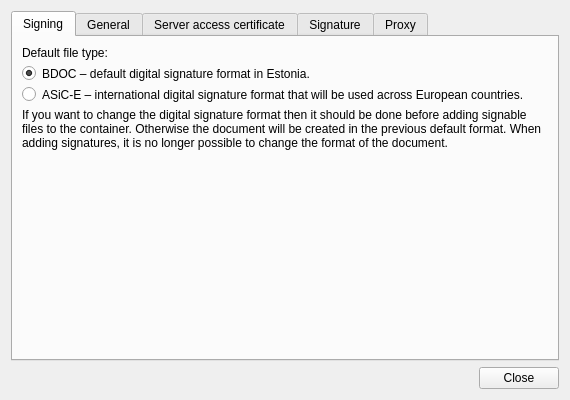
<?xml version="1.0" encoding="UTF-8"?>
<ui version="4.0">
 <class>SettingsDialog</class>
 <widget class="QWidget" name="SettingsDialog">
  <property name="windowModality">
   <enum>Qt::WindowModal</enum>
  </property>
  <property name="geometry">
   <rect>
    <x>0</x>
    <y>0</y>
    <width>570</width>
    <height>400</height>
   </rect>
  </property>
  <property name="windowTitle">
   <string>Settings</string>
  </property>
  <layout class="QVBoxLayout" name="SettingsDialogLayout">
   <item>
    <widget class="QTabWidget" name="tabWidget">
     <property name="currentIndex">
      <number>0</number>
     </property>
     <widget class="QWidget" name="tabSigning">
      <attribute name="title">
       <string>Signing</string>
      </attribute>
      <layout class="QGridLayout" name="tabSigningLayout" columnstretch="0,1">
       <item row="0" column="0" colspan="2">
        <widget class="QLabel" name="typeLabel">
         <property name="text">
          <string>Default file type:</string>
         </property>
        </widget>
       </item>
       <item row="1" column="0">
        <widget class="QRadioButton" name="typeBDoc">
         <property name="accessibleName">
          <string>Default file type BDOC</string>
         </property>
         <property name="checked">
          <bool>true</bool>
         </property>
        </widget>
       </item>
       <item row="1" column="1">
        <widget class="QLabel" name="typeBDocLabel">
         <property name="text">
          <string>BDOC – default digital signature format in Estonia.</string>
         </property>
         <property name="wordWrap">
          <bool>true</bool>
         </property>
         <property name="buddy">
          <cstring>typeBDoc</cstring>
         </property>
        </widget>
       </item>
       <item row="2" column="0">
        <widget class="QRadioButton" name="typeASIC">
         <property name="accessibleName">
          <string>Default file type ASiC-E</string>
         </property>
        </widget>
       </item>
       <item row="2" column="1">
        <widget class="QLabel" name="typeASICLabel">
         <property name="text">
          <string>ASiC-E – international digital signature format that will be used across European countries.</string>
         </property>
         <property name="wordWrap">
          <bool>true</bool>
         </property>
         <property name="buddy">
          <cstring>typeASIC</cstring>
         </property>
        </widget>
       </item>
       <item row="3" column="0" colspan="2">
        <widget class="QLabel" name="typeInfo">
         <property name="text">
          <string>If you want to change the digital signature format then it should be done before adding signable files to the container. Otherwise the document will be created in the previous default format. When adding signatures, it is no longer possible to change the format of the document.</string>
         </property>
         <property name="wordWrap">
          <bool>true</bool>
         </property>
        </widget>
       </item>
       <item row="4" column="0" colspan="2">
        <spacer name="verticalSpacer">
         <property name="orientation">
          <enum>Qt::Vertical</enum>
         </property>
         <property name="sizeHint" stdset="0">
          <size>
           <width>20</width>
           <height>40</height>
          </size>
         </property>
        </spacer>
       </item>
      </layout>
     </widget>
     <widget class="QWidget" name="tabGeneral">
      <attribute name="title">
       <string>General</string>
      </attribute>
      <layout class="QVBoxLayout" name="tabGeneralLayout">
       <item>
        <widget class="QLabel" name="label">
         <property name="text">
          <string>Container default location</string>
         </property>
        </widget>
       </item>
       <item>
        <widget class="QCheckBox" name="defaultSameDir">
         <property name="accessibleName">
          <string>Container default location same folder</string>
         </property>
         <property name="text">
          <string>Same folder</string>
         </property>
         <property name="checked">
          <bool>true</bool>
         </property>
        </widget>
       </item>
       <item>
        <layout class="QHBoxLayout" name="defaultDirLayout">
         <item>
          <widget class="QLineEdit" name="defaultDir">
           <property name="accessibleName">
            <string>Container default location path</string>
           </property>
           <property name="readOnly">
            <bool>true</bool>
           </property>
          </widget>
         </item>
         <item>
          <widget class="QToolButton" name="selectDefaultDir">
           <property name="accessibleName">
            <string>Browse container path</string>
           </property>
           <property name="text">
            <string notr="true">...</string>
           </property>
          </widget>
         </item>
        </layout>
       </item>
       <item>
        <widget class="QCheckBox" name="askSaveAs">
         <property name="text">
          <string>Ask container name</string>
         </property>
         <property name="checked">
          <bool>true</bool>
         </property>
        </widget>
       </item>
       <item>
        <widget class="QCheckBox" name="showIntro">
         <property name="text">
          <string>Show signing intro</string>
         </property>
        </widget>
       </item>
       <item>
        <widget class="QCheckBox" name="showIntro2">
         <property name="text">
          <string>Show encrypting intro</string>
         </property>
        </widget>
       </item>
       <item>
        <widget class="QCheckBox" name="TSLOnlineDigest">
         <property name="text">
          <string>Online TSL digest check</string>
         </property>
        </widget>
       </item>
       <item>
        <widget class="QCheckBox" name="cdocwithddoc">
         <property name="text">
          <string>I would like to encrypt for recipients who are using an older DigiDoc3 Crypto
software.</string>
         </property>
        </widget>
       </item>
       <item>
        <layout class="QHBoxLayout" name="tokenBackendLayout" stretch="1,0">
         <item>
          <widget class="QCheckBox" name="tokenBackend">
           <property name="text">
            <string>I would like to sign with Lithuanian, Latvian ID-card</string>
           </property>
          </widget>
         </item>
         <item>
          <widget class="QPushButton" name="tokenRestart">
           <property name="text">
            <string>Restart now</string>
           </property>
          </widget>
         </item>
        </layout>
       </item>
       <item>
        <spacer name="tabGeneralSpacer">
         <property name="orientation">
          <enum>Qt::Vertical</enum>
         </property>
         <property name="sizeHint" stdset="0">
          <size>
           <width>20</width>
           <height>40</height>
          </size>
         </property>
        </spacer>
       </item>
      </layout>
     </widget>
     <widget class="QWidget" name="tabPKCS12">
      <attribute name="title">
       <string>Server access certificate</string>
      </attribute>
      <layout class="QFormLayout" name="tabPKCS12Layout">
       <item row="0" column="0" colspan="2">
        <widget class="QLabel" name="p12Label">
         <property name="text">
          <string>Regarding to terms and conditions of validity confirmation service you're allowed to use the service in extent of 10 signatures per month. If you are going to exceed the limit of 10 signatures per month or/and will use the service for commercial purposes, please refer to IT support of your company. Additional information is available from &lt;a href=&quot;http://www.id.ee/kehtivuskinnitus&quot;&gt;http://www.id.ee/kehtivuskinnitus&lt;/a&gt; or phone 1777 (only from Estonia), (+372) 6773377</string>
         </property>
         <property name="wordWrap">
          <bool>true</bool>
         </property>
         <property name="openExternalLinks">
          <bool>true</bool>
         </property>
         <property name="textInteractionFlags">
          <set>Qt::LinksAccessibleByKeyboard|Qt::LinksAccessibleByMouse</set>
         </property>
        </widget>
       </item>
       <item row="1" column="0" colspan="2">
        <layout class="QHBoxLayout" name="horizontalLayout" stretch="1,0">
         <item>
          <widget class="QLabel" name="p12Error"/>
         </item>
         <item>
          <widget class="QPushButton" name="showP12Cert">
           <property name="text">
            <string>Show certificate</string>
           </property>
          </widget>
         </item>
        </layout>
       </item>
       <item row="2" column="0" colspan="2">
        <layout class="QHBoxLayout" name="p12ButtonLayout">
         <item>
          <spacer name="p12Spacer">
           <property name="orientation">
            <enum>Qt::Horizontal</enum>
           </property>
           <property name="sizeHint" stdset="0">
            <size>
             <width>0</width>
             <height>0</height>
            </size>
           </property>
          </spacer>
         </item>
         <item>
          <widget class="QPushButton" name="p12Install">
           <property name="text">
            <string>Install manually</string>
           </property>
          </widget>
         </item>
         <item>
          <widget class="QPushButton" name="p12Remove">
           <property name="text">
            <string>Use default</string>
           </property>
          </widget>
         </item>
        </layout>
       </item>
       <item row="3" column="0" colspan="2">
        <widget class="QCheckBox" name="p12Ignore">
         <property name="text">
          <string>Ignore server access certificate (IP based access)</string>
         </property>
        </widget>
       </item>
      </layout>
     </widget>
     <widget class="QWidget" name="tabSignature">
      <attribute name="title">
       <string>Signature</string>
      </attribute>
      <layout class="QFormLayout" name="tabSignatureLayout">
       <property name="fieldGrowthPolicy">
        <enum>QFormLayout::ExpandingFieldsGrow</enum>
       </property>
       <item row="0" column="0">
        <widget class="QLabel" name="signRoleLabel">
         <property name="text">
          <string>Role</string>
         </property>
         <property name="buddy">
          <cstring>signRoleInput</cstring>
         </property>
        </widget>
       </item>
       <item row="0" column="1">
        <widget class="QLineEdit" name="signRoleInput"/>
       </item>
       <item row="1" column="0">
        <widget class="QLabel" name="signResolutionLabel">
         <property name="text">
          <string>Resolution</string>
         </property>
         <property name="buddy">
          <cstring>signResolutionInput</cstring>
         </property>
        </widget>
       </item>
       <item row="1" column="1">
        <widget class="QLineEdit" name="signResolutionInput"/>
       </item>
       <item row="2" column="1">
        <spacer name="signLocationSpacer">
         <property name="orientation">
          <enum>Qt::Vertical</enum>
         </property>
         <property name="sizeType">
          <enum>QSizePolicy::Fixed</enum>
         </property>
         <property name="sizeHint" stdset="0">
          <size>
           <width>20</width>
           <height>10</height>
          </size>
         </property>
        </spacer>
       </item>
       <item row="3" column="0">
        <widget class="QLabel" name="signCityLabel">
         <property name="text">
          <string>City</string>
         </property>
         <property name="buddy">
          <cstring>signCityInput</cstring>
         </property>
        </widget>
       </item>
       <item row="3" column="1">
        <widget class="QLineEdit" name="signCityInput"/>
       </item>
       <item row="4" column="0">
        <widget class="QLabel" name="signStateLabel">
         <property name="text">
          <string>State</string>
         </property>
         <property name="buddy">
          <cstring>signStateInput</cstring>
         </property>
        </widget>
       </item>
       <item row="4" column="1">
        <widget class="QLineEdit" name="signStateInput"/>
       </item>
       <item row="5" column="0">
        <widget class="QLabel" name="signCountryLabel">
         <property name="text">
          <string>Country</string>
         </property>
         <property name="buddy">
          <cstring>signCountryInput</cstring>
         </property>
        </widget>
       </item>
       <item row="5" column="1">
        <widget class="QLineEdit" name="signCountryInput"/>
       </item>
       <item row="6" column="0">
        <widget class="QLabel" name="signZipLabel">
         <property name="text">
          <string>Zip</string>
         </property>
         <property name="buddy">
          <cstring>signZipInput</cstring>
         </property>
        </widget>
       </item>
       <item row="6" column="1">
        <widget class="QLineEdit" name="signZipInput"/>
       </item>
       <item row="7" column="0" colspan="2">
        <widget class="QCheckBox" name="signOverwrite">
         <property name="text">
          <string>Always save the last used role, resolution and location</string>
         </property>
        </widget>
       </item>
      </layout>
     </widget>
     <widget class="QWidget" name="tabProxy">
      <attribute name="title">
       <string>Proxy</string>
      </attribute>
      <layout class="QFormLayout" name="tabProxyLayout">
       <property name="fieldGrowthPolicy">
        <enum>QFormLayout::ExpandingFieldsGrow</enum>
       </property>
       <item row="3" column="0">
        <widget class="QLabel" name="proxyHostLabel">
         <property name="text">
          <string>Host</string>
         </property>
         <property name="buddy">
          <cstring>proxyHost</cstring>
         </property>
        </widget>
       </item>
       <item row="3" column="1">
        <widget class="QLineEdit" name="proxyHost">
         <property name="enabled">
          <bool>false</bool>
         </property>
        </widget>
       </item>
       <item row="4" column="0">
        <widget class="QLabel" name="proxyPortLabel">
         <property name="text">
          <string>Port</string>
         </property>
         <property name="buddy">
          <cstring>proxyPort</cstring>
         </property>
        </widget>
       </item>
       <item row="4" column="1">
        <widget class="QLineEdit" name="proxyPort">
         <property name="enabled">
          <bool>false</bool>
         </property>
        </widget>
       </item>
       <item row="5" column="0">
        <widget class="QLabel" name="proxyUserLabel">
         <property name="text">
          <string>Username</string>
         </property>
         <property name="buddy">
          <cstring>proxyUser</cstring>
         </property>
        </widget>
       </item>
       <item row="5" column="1">
        <widget class="QLineEdit" name="proxyUser">
         <property name="enabled">
          <bool>false</bool>
         </property>
        </widget>
       </item>
       <item row="6" column="0">
        <widget class="QLabel" name="proxyPassLabel">
         <property name="text">
          <string>Password</string>
         </property>
         <property name="buddy">
          <cstring>proxyPass</cstring>
         </property>
        </widget>
       </item>
       <item row="6" column="1">
        <widget class="QLineEdit" name="proxyPass">
         <property name="enabled">
          <bool>false</bool>
         </property>
         <property name="echoMode">
          <enum>QLineEdit::Password</enum>
         </property>
        </widget>
       </item>
       <item row="0" column="0" colspan="2">
        <widget class="QRadioButton" name="proxyDisabled">
         <property name="text">
          <string>No proxy</string>
         </property>
         <property name="checked">
          <bool>true</bool>
         </property>
         <attribute name="buttonGroup">
          <string notr="true">proxyConfig</string>
         </attribute>
        </widget>
       </item>
       <item row="1" column="0" colspan="2">
        <widget class="QRadioButton" name="proxyAuto">
         <property name="text">
          <string>Use system proxy settings</string>
         </property>
         <attribute name="buttonGroup">
          <string notr="true">proxyConfig</string>
         </attribute>
        </widget>
       </item>
       <item row="2" column="0" colspan="2">
        <widget class="QRadioButton" name="proxyManual">
         <property name="text">
          <string>Manual proxy configuration</string>
         </property>
         <attribute name="buttonGroup">
          <string notr="true">proxyConfig</string>
         </attribute>
        </widget>
       </item>
       <item row="7" column="0" colspan="2">
        <widget class="QCheckBox" name="proxySSL">
         <property name="text">
          <string>Enable proxy for SSL connections</string>
         </property>
        </widget>
       </item>
      </layout>
     </widget>
    </widget>
   </item>
   <item>
    <widget class="QDialogButtonBox" name="buttonBox">
     <property name="standardButtons">
      <set>QDialogButtonBox::Close</set>
     </property>
    </widget>
   </item>
  </layout>
 </widget>
 <tabstops>
  <tabstop>defaultDir</tabstop>
  <tabstop>selectDefaultDir</tabstop>
  <tabstop>signRoleInput</tabstop>
  <tabstop>signResolutionInput</tabstop>
  <tabstop>signCityInput</tabstop>
  <tabstop>signStateInput</tabstop>
  <tabstop>signCountryInput</tabstop>
  <tabstop>signZipInput</tabstop>
  <tabstop>signOverwrite</tabstop>
 </tabstops>
 <resources/>
 <connections>
  <connection>
   <sender>showIntro</sender>
   <signal>clicked()</signal>
   <receiver>SettingsDialog</receiver>
   <slot>save()</slot>
   <hints>
    <hint type="sourcelabel">
     <x>219</x>
     <y>131</y>
    </hint>
    <hint type="destinationlabel">
     <x>217</x>
     <y>188</y>
    </hint>
   </hints>
  </connection>
  <connection>
   <sender>signRoleInput</sender>
   <signal>editingFinished()</signal>
   <receiver>SettingsDialog</receiver>
   <slot>save()</slot>
   <hints>
    <hint type="sourcelabel">
     <x>214</x>
     <y>199</y>
    </hint>
    <hint type="destinationlabel">
     <x>217</x>
     <y>188</y>
    </hint>
   </hints>
  </connection>
  <connection>
   <sender>signResolutionInput</sender>
   <signal>editingFinished()</signal>
   <receiver>SettingsDialog</receiver>
   <slot>save()</slot>
   <hints>
    <hint type="sourcelabel">
     <x>214</x>
     <y>219</y>
    </hint>
    <hint type="destinationlabel">
     <x>217</x>
     <y>188</y>
    </hint>
   </hints>
  </connection>
  <connection>
   <sender>signCityInput</sender>
   <signal>editingFinished()</signal>
   <receiver>SettingsDialog</receiver>
   <slot>save()</slot>
   <hints>
    <hint type="sourcelabel">
     <x>214</x>
     <y>259</y>
    </hint>
    <hint type="destinationlabel">
     <x>217</x>
     <y>188</y>
    </hint>
   </hints>
  </connection>
  <connection>
   <sender>signStateInput</sender>
   <signal>editingFinished()</signal>
   <receiver>SettingsDialog</receiver>
   <slot>save()</slot>
   <hints>
    <hint type="sourcelabel">
     <x>214</x>
     <y>279</y>
    </hint>
    <hint type="destinationlabel">
     <x>217</x>
     <y>188</y>
    </hint>
   </hints>
  </connection>
  <connection>
   <sender>signCountryInput</sender>
   <signal>editingFinished()</signal>
   <receiver>SettingsDialog</receiver>
   <slot>save()</slot>
   <hints>
    <hint type="sourcelabel">
     <x>214</x>
     <y>299</y>
    </hint>
    <hint type="destinationlabel">
     <x>217</x>
     <y>188</y>
    </hint>
   </hints>
  </connection>
  <connection>
   <sender>signZipInput</sender>
   <signal>editingFinished()</signal>
   <receiver>SettingsDialog</receiver>
   <slot>save()</slot>
   <hints>
    <hint type="sourcelabel">
     <x>214</x>
     <y>319</y>
    </hint>
    <hint type="destinationlabel">
     <x>217</x>
     <y>188</y>
    </hint>
   </hints>
  </connection>
  <connection>
   <sender>signOverwrite</sender>
   <signal>clicked()</signal>
   <receiver>SettingsDialog</receiver>
   <slot>save()</slot>
   <hints>
    <hint type="sourcelabel">
     <x>214</x>
     <y>349</y>
    </hint>
    <hint type="destinationlabel">
     <x>217</x>
     <y>188</y>
    </hint>
   </hints>
  </connection>
  <connection>
   <sender>askSaveAs</sender>
   <signal>clicked()</signal>
   <receiver>SettingsDialog</receiver>
   <slot>save()</slot>
   <hints>
    <hint type="sourcelabel">
     <x>226</x>
     <y>95</y>
    </hint>
    <hint type="destinationlabel">
     <x>226</x>
     <y>207</y>
    </hint>
   </hints>
  </connection>
  <connection>
   <sender>defaultSameDir</sender>
   <signal>clicked()</signal>
   <receiver>SettingsDialog</receiver>
   <slot>save()</slot>
   <hints>
    <hint type="sourcelabel">
     <x>226</x>
     <y>39</y>
    </hint>
    <hint type="destinationlabel">
     <x>226</x>
     <y>207</y>
    </hint>
   </hints>
  </connection>
  <connection>
   <sender>buttonBox</sender>
   <signal>clicked(QAbstractButton*)</signal>
   <receiver>SettingsDialog</receiver>
   <slot>close()</slot>
   <hints>
    <hint type="sourcelabel">
     <x>226</x>
     <y>394</y>
    </hint>
    <hint type="destinationlabel">
     <x>226</x>
     <y>207</y>
    </hint>
   </hints>
  </connection>
  <connection>
   <sender>proxyHost</sender>
   <signal>editingFinished()</signal>
   <receiver>SettingsDialog</receiver>
   <slot>save()</slot>
   <hints>
    <hint type="sourcelabel">
     <x>249</x>
     <y>51</y>
    </hint>
    <hint type="destinationlabel">
     <x>222</x>
     <y>148</y>
    </hint>
   </hints>
  </connection>
  <connection>
   <sender>proxyPort</sender>
   <signal>editingFinished()</signal>
   <receiver>SettingsDialog</receiver>
   <slot>save()</slot>
   <hints>
    <hint type="sourcelabel">
     <x>249</x>
     <y>78</y>
    </hint>
    <hint type="destinationlabel">
     <x>222</x>
     <y>148</y>
    </hint>
   </hints>
  </connection>
  <connection>
   <sender>proxyUser</sender>
   <signal>editingFinished()</signal>
   <receiver>SettingsDialog</receiver>
   <slot>save()</slot>
   <hints>
    <hint type="sourcelabel">
     <x>267</x>
     <y>114</y>
    </hint>
    <hint type="destinationlabel">
     <x>231</x>
     <y>157</y>
    </hint>
   </hints>
  </connection>
  <connection>
   <sender>proxyPass</sender>
   <signal>editingFinished()</signal>
   <receiver>SettingsDialog</receiver>
   <slot>save()</slot>
   <hints>
    <hint type="sourcelabel">
     <x>267</x>
     <y>146</y>
    </hint>
    <hint type="destinationlabel">
     <x>231</x>
     <y>157</y>
    </hint>
   </hints>
  </connection>
  <connection>
   <sender>p12Ignore</sender>
   <signal>clicked()</signal>
   <receiver>SettingsDialog</receiver>
   <slot>save()</slot>
   <hints>
    <hint type="sourcelabel">
     <x>236</x>
     <y>138</y>
    </hint>
    <hint type="destinationlabel">
     <x>233</x>
     <y>157</y>
    </hint>
   </hints>
  </connection>
  <connection>
   <sender>showIntro2</sender>
   <signal>clicked()</signal>
   <receiver>SettingsDialog</receiver>
   <slot>save()</slot>
   <hints>
    <hint type="sourcelabel">
     <x>288</x>
     <y>174</y>
    </hint>
    <hint type="destinationlabel">
     <x>284</x>
     <y>199</y>
    </hint>
   </hints>
  </connection>
  <connection>
   <sender>proxyConfig</sender>
   <signal>buttonClicked(QAbstractButton*)</signal>
   <receiver>SettingsDialog</receiver>
   <slot>save()</slot>
   <hints>
    <hint type="sourcelabel">
     <x>-1</x>
     <y>-1</y>
    </hint>
    <hint type="destinationlabel">
     <x>284</x>
     <y>199</y>
    </hint>
   </hints>
  </connection>
  <connection>
   <sender>proxySSL</sender>
   <signal>clicked()</signal>
   <receiver>SettingsDialog</receiver>
   <slot>save()</slot>
   <hints>
    <hint type="sourcelabel">
     <x>288</x>
     <y>236</y>
    </hint>
    <hint type="destinationlabel">
     <x>284</x>
     <y>199</y>
    </hint>
   </hints>
  </connection>
 </connections>
 <slots>
  <slot>save()</slot>
  <slot>validateP12Cert()</slot>
 </slots>
 <buttongroups>
  <buttongroup name="proxyConfig"/>
 </buttongroups>
</ui>
